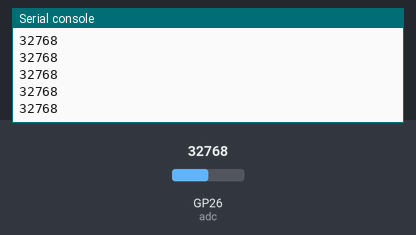
This program was run on a simulated Raspberry Pi Pico running MicroPython. Parts: the last lines printed to the serial console. The test bench sets the inputs (shaded band); at power-on: GP26 (adc) = 32768 (analog values on the 0–65535 scale).

Above: at 1.2 s.
1.3 s: GP26 (adc) set to 45874
At 1.32 s:
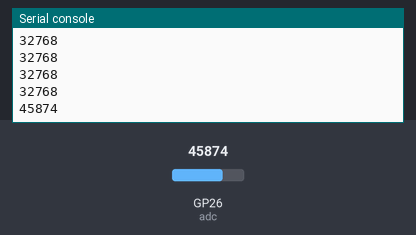
2.8 s: GP26 (adc) set to 57670
At 2.82 s:
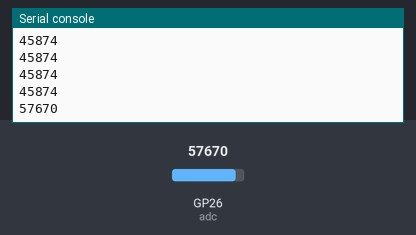
Timing chart, 0 to 5.8 s (numbered marks = the images above; inputs shaded):
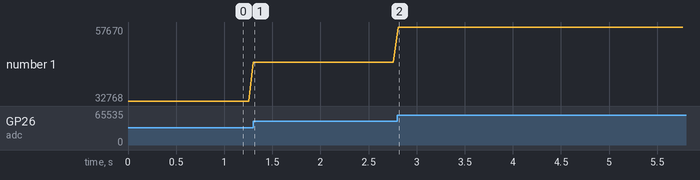

Measured:
- after the input at 1.3 s, the serial console: prints a new line at once (image 1)
- after the input at 2.8 s, the serial console: prints a new line at once (image 2)
- plotted number 1: 32768 → 45874 after the input at 1.3 s, 45874 → 57670 after the input at 2.8 s

The program:

Lab09_photoresistor.py
```python
from machine import ADC
import time

# 設定 A0 為類比輸入腳位, 並命名為 adc
adc = ADC(0)

while True:
    print(adc.read_u16())  # 讀取光敏電阻數值
    time.sleep(0.05)       # 暫停 0.05 秒
```
